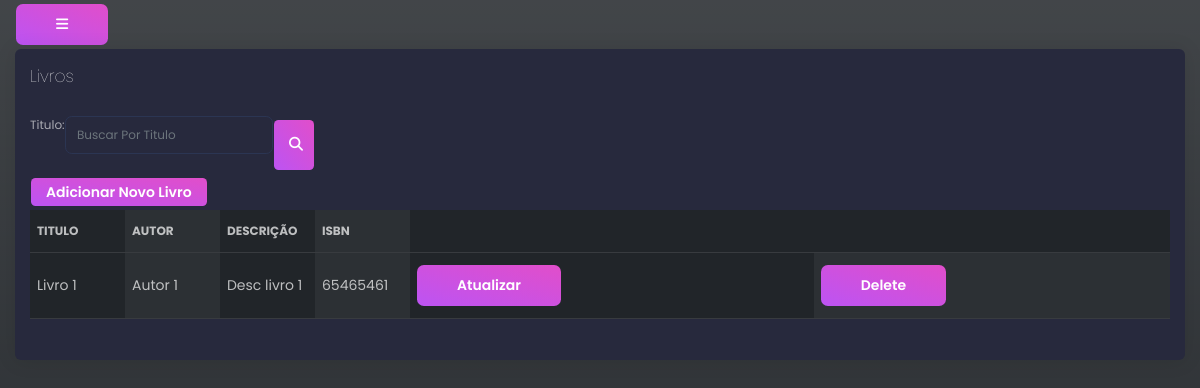
The app's page /livros/listar_livros/ (signed in), older data.
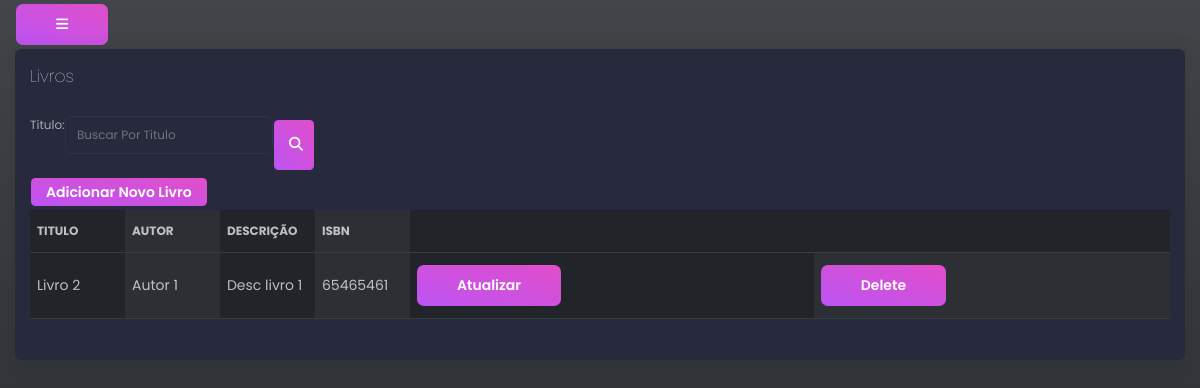
The same page, newer data.
### livro/models.py (models this page shows, shortened)
class livro(models.Model):
    titulo = models.CharField(max_length=30)
    autor = models.CharField(max_length=30)
    descricao = models.CharField(max_length=200)
    isbn = models.CharField(max_length=20,unique=True)
    esta_disponivel = models.BooleanField(default=True)

### livro/views.py (the view)
# urls.py: path('listar_livros/', views.listar_livros,name='listar_livros'),
@login_required(login_url="login")
def listar_livros(request,msg="",titulo_livro="sem_pesquisa"):
    try:
        if titulo_livro == "sem_pesquisa":
            livros = Livro.objects.all()
        else:
            livros = Livro.objects.filter(titulo__startswith=titulo_livro)
        conteudo_pesquisa_form = forms.BuscarLivroForm()
    except Exception as e:
        print(f"Excecao no listar_livros {e}")
    return render(request,"listar_livros.html",{'livros':livros ,'msg':msg,'conteudo_pesquisa_form':conteudo_pesquisa_form})

### livro/forms.py
class BuscarLivroForm(forms.Form):
    titulo = forms.CharField(widget=forms.TextInput(attrs={"placeholder": "Buscar Por Titulo","class": "form-control"}))

### livro/templates/listar_livros.html (shortened to what this page needs)
{% extends 'base.html' %}
{% block content %}
<div class="content">
            <div class="row">
                <div class="col-md-12">
                    <div class="card">
                        <div class="card-header">
                            <h4 class="card-title">Livros</h4>
                        </div>
                        <div class="card-body">
                            <div class="table-responsive">
                                <form method="POST" action="{% url 'livros:pesquisar_livro' %}" class="w-25 d-flex flex-row">
                                    {{ conteudo_pesquisa_form }}
                                    <button type="submit" class="btn btn-fill btn-primary btn-sm">
                                        <i class="fa-sharp fa-solid fa-magnifying-glass"></i>
                                    </button>
                                </form>
                                <td class="px-1"><a href="{% url 'livros:registrar_livro' %}" class="btn btn-fill btn-primary btn-sm">Adicionar Novo Livro</a></td>
                                <table class="table table-dark table-striped-columns">
                                    <thead>
                                        <tr>
                                            <th scope="col">Titulo</th>
                                            <th scope="col">Autor</th>
                                            <th scope="col">Descrição</th>
                                            <th scope="col">ISBN</th>
                                        </tr>
                                    </thead>
                                    <tbody>
                                        {% for livro in livros %}
                                        <tr>
                                            <td class="col-1">{{ livro.titulo }}</td>
                                            <td class="col-1">{{ livro.autor }}</td>
                                            <td class="col-1">{{ livro.descricao }}</td>
                                            <td class="col-1">{{ livro.isbn }}</td>
                                            {% if user.is_superuser %}
                                            <td><a type="submit" class="btn btn-fill btn-primary"  href="{% url 'livros:atualizar_livro' livro.id%}">Atualizar</a></td>
                                            <th><a type="submit" class="btn btn-fill btn-primary" onclick="return confirm('Deseja realmente Deletar?')" href="{% url 'livros:apagar_livro' livro.id %}">Delete</th>
                                            {% endif %}
                                        </tr>
                                        {% endfor %}
                                    </tbody>
                                </table>
                            </div>
                        </div>
                    </div>
{% endblock content %}

Row changes from the older to the newer data that the page shows:
changed livro "Autor 1": titulo "Livro 1" → "Livro 2"
